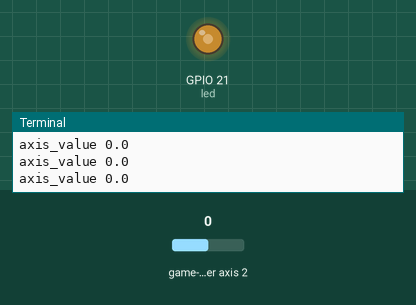
Recording of a program running on a simulated Raspberry Pi (BCM pin numbers). Shown: output pins drawn as LEDs (lit = HIGH), the last lines printed to the terminal. The test bench sets the inputs (shaded band); at power-on: game-controller axis 2 0.

Above: at 1.2 s.
1.3 s: game-controller axis 2 set to -1
At 1.7 s:
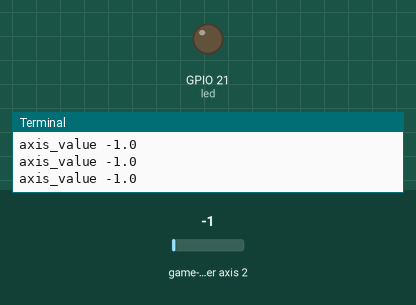
2.8 s: game-controller axis 2 set to -0.5
At 4.0 s:
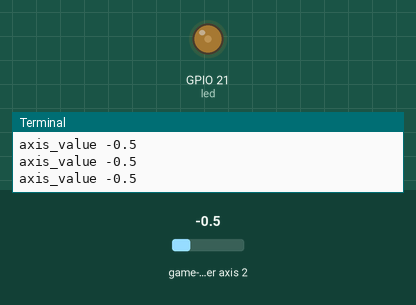
4.3 s: game-controller axis 2 set to 0.5
At 5.3 s:
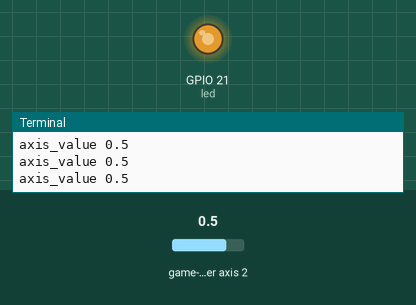
5.8 s: game-controller axis 2 set to 1
At 6.4 s:
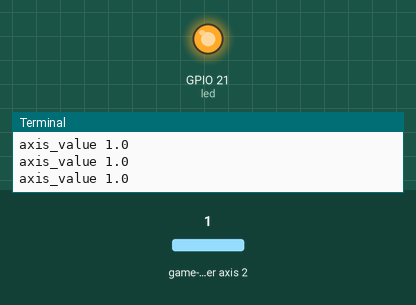
7.3 s: game-controller axis 2 set to 0
At 8.7 s:
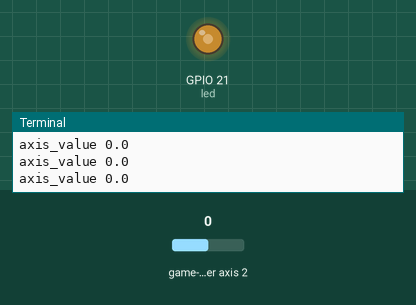
Timing chart, 0 to 9.8 s (numbered marks = the images above; inputs shaded):
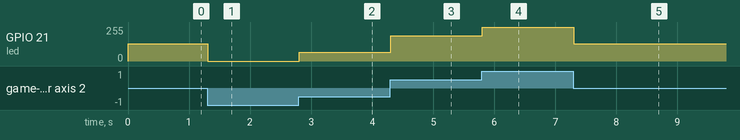

Measured:
- after the input at 1.3 s, GPIO 21 (led): 128/255 → 0/255 at once
- after the input at 2.8 s, GPIO 21 (led): 0/255 → 64/255 at once
- after the input at 4.3 s, GPIO 21 (led): 64/255 → 191/255 at once
- after the input at 5.8 s, GPIO 21 (led): 191/255 → 255/255 at once
- after the input at 7.3 s, GPIO 21 (led): 255/255 → 128/255 at once

The program:

gamepad.py
```python
import time
import pygame
import RPi.GPIO as GPIO

# Initialize GPIO pin 21 for PWM output
GPIO.setmode(GPIO.BCM)
GPIO.setup(21, GPIO.OUT)
led = GPIO.PWM(21, 100)
led.start(0)

# Initialize Pygame and the game controller
pygame.init()
pygame.joystick.init()
joystick = pygame.joystick.Joystick(0)
joystick.init()

# Define some constants for mapping the controller input to LED brightness
MIN_BRIGHTNESS = 0
MAX_BRIGHTNESS = 100
AXIS_INDEX = 2  # The controller axis to use for controlling the LED
AXIS_MIN = -1.0  # The minimum value of the controller axis
AXIS_MAX = 1.0  # The maximum value of the controller axis

try:
    while True:
        # Get the latest events from Pygame
        pygame.event.pump()

        # Read the value of the controller axis that controls the LED
        axis_value = joystick.get_axis(AXIS_INDEX)
        print(f'axis_value {axis_value}')

        # Map the controller input to LED brightness
        brightness = int((axis_value - AXIS_MIN) / (AXIS_MAX - AXIS_MIN) * (MAX_BRIGHTNESS - MIN_BRIGHTNESS) + MIN_BRIGHTNESS)

        # Set the brightness of the LED using PWM
        led.ChangeDutyCycle(brightness)

        # Wait for a short amount of time before repeating
        time.sleep(0.01)

except KeyboardInterrupt:
    # Clean up the GPIO pin and Pygame
    led.stop()
    GPIO.cleanup()
    pygame.quit()
```
